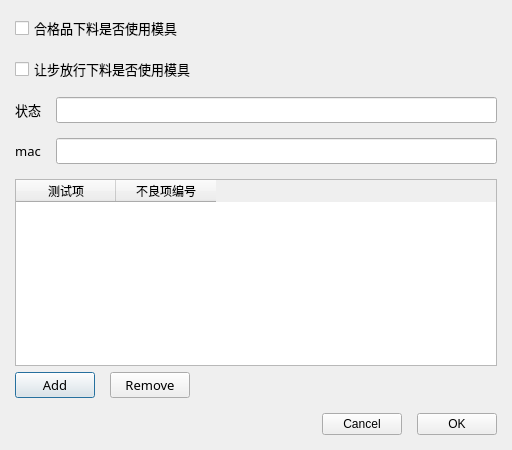
<?xml version="1.0" encoding="UTF-8"?>
<ui version="4.0">
 <class>QtWidgetsClassClass</class>
 <widget class="QDialog" name="QtWidgetsClassClass">
  <property name="geometry">
   <rect>
    <x>0</x>
    <y>0</y>
    <width>512</width>
    <height>450</height>
   </rect>
  </property>
  <property name="windowTitle">
   <string>QtWidgetsClass</string>
  </property>
  <layout class="QVBoxLayout" name="verticalLayout_2">
   <property name="spacing">
    <number>15</number>
   </property>
   <property name="leftMargin">
    <number>15</number>
   </property>
   <property name="topMargin">
    <number>15</number>
   </property>
   <property name="rightMargin">
    <number>15</number>
   </property>
   <property name="bottomMargin">
    <number>15</number>
   </property>
   <item>
    <widget class="QCheckBox" name="cbquali">
     <property name="font">
      <font>
       <family>宋体</family>
       <pointsize>10</pointsize>
      </font>
     </property>
     <property name="text">
      <string>合格品下料是否使用模具</string>
     </property>
    </widget>
   </item>
   <item>
    <widget class="QCheckBox" name="cbconcess">
     <property name="font">
      <font>
       <family>宋体</family>
       <pointsize>10</pointsize>
      </font>
     </property>
     <property name="text">
      <string>让步放行下料是否使用模具</string>
     </property>
    </widget>
   </item>
   <item>
    <layout class="QGridLayout" name="gridLayout">
     <property name="spacing">
      <number>15</number>
     </property>
     <item row="0" column="0">
      <widget class="QLabel" name="label_2">
       <property name="font">
        <font>
         <family>宋体</family>
         <pointsize>10</pointsize>
        </font>
       </property>
       <property name="text">
        <string>状态</string>
       </property>
       <property name="alignment">
        <set>Qt::AlignCenter</set>
       </property>
      </widget>
     </item>
     <item row="0" column="1">
      <widget class="QLineEdit" name="leStatus">
       <property name="font">
        <font>
         <family>宋体</family>
         <pointsize>10</pointsize>
        </font>
       </property>
      </widget>
     </item>
     <item row="1" column="0">
      <widget class="QLabel" name="label">
       <property name="font">
        <font>
         <family>宋体</family>
         <pointsize>10</pointsize>
        </font>
       </property>
       <property name="focusPolicy">
        <enum>Qt::NoFocus</enum>
       </property>
       <property name="layoutDirection">
        <enum>Qt::LeftToRight</enum>
       </property>
       <property name="text">
        <string>mac</string>
       </property>
       <property name="alignment">
        <set>Qt::AlignCenter</set>
       </property>
      </widget>
     </item>
     <item row="1" column="1">
      <widget class="QLineEdit" name="leMac">
       <property name="font">
        <font>
         <family>宋体</family>
         <pointsize>10</pointsize>
        </font>
       </property>
      </widget>
     </item>
    </layout>
   </item>
   <item>
    <layout class="QVBoxLayout" name="verticalLayout">
     <item>
      <widget class="QTableWidget" name="tableWidget">
       <property name="sizePolicy">
        <sizepolicy hsizetype="Expanding" vsizetype="Expanding">
         <horstretch>0</horstretch>
         <verstretch>0</verstretch>
        </sizepolicy>
       </property>
       <property name="layoutDirection">
        <enum>Qt::LeftToRight</enum>
       </property>
       <property name="frameShape">
        <enum>QFrame::StyledPanel</enum>
       </property>
       <property name="frameShadow">
        <enum>QFrame::Sunken</enum>
       </property>
       <property name="lineWidth">
        <number>2</number>
       </property>
       <property name="sizeAdjustPolicy">
        <enum>QAbstractScrollArea::AdjustToContents</enum>
       </property>
       <column>
        <property name="text">
         <string>测试项</string>
        </property>
       </column>
       <column>
        <property name="text">
         <string>不良项编号</string>
        </property>
       </column>
      </widget>
     </item>
     <item>
      <layout class="QHBoxLayout" name="horizontalLayout">
       <property name="spacing">
        <number>15</number>
       </property>
       <item>
        <widget class="QPushButton" name="pbAdd">
         <property name="font">
          <font>
           <family>宋体</family>
           <pointsize>10</pointsize>
          </font>
         </property>
         <property name="text">
          <string>Add</string>
         </property>
        </widget>
       </item>
       <item>
        <widget class="QPushButton" name="pbDelete">
         <property name="font">
          <font>
           <family>宋体</family>
           <pointsize>10</pointsize>
          </font>
         </property>
         <property name="text">
          <string>Remove</string>
         </property>
        </widget>
       </item>
       <item>
        <spacer name="horizontalSpacer">
         <property name="orientation">
          <enum>Qt::Horizontal</enum>
         </property>
         <property name="sizeHint" stdset="0">
          <size>
           <width>40</width>
           <height>20</height>
          </size>
         </property>
        </spacer>
       </item>
      </layout>
     </item>
    </layout>
   </item>
   <item>
    <widget class="QWidget" name="widget" native="true">
     <property name="minimumSize">
      <size>
       <width>0</width>
       <height>0</height>
      </size>
     </property>
     <layout class="QHBoxLayout" name="horizontalLayout_2">
      <property name="spacing">
       <number>15</number>
      </property>
      <property name="leftMargin">
       <number>0</number>
      </property>
      <property name="topMargin">
       <number>0</number>
      </property>
      <property name="rightMargin">
       <number>0</number>
      </property>
      <property name="bottomMargin">
       <number>0</number>
      </property>
      <item>
       <spacer name="horizontalSpacer_2">
        <property name="orientation">
         <enum>Qt::Horizontal</enum>
        </property>
        <property name="sizeHint" stdset="0">
         <size>
          <width>299</width>
          <height>20</height>
         </size>
        </property>
       </spacer>
      </item>
      <item>
       <widget class="QPushButton" name="btn_cancel">
        <property name="text">
         <string>Cancel</string>
        </property>
       </widget>
      </item>
      <item>
       <widget class="QPushButton" name="btn_ok">
        <property name="text">
         <string>OK</string>
        </property>
       </widget>
      </item>
     </layout>
    </widget>
   </item>
  </layout>
 </widget>
 <layoutdefault spacing="6" margin="11"/>
 <resources/>
 <connections/>
</ui>
